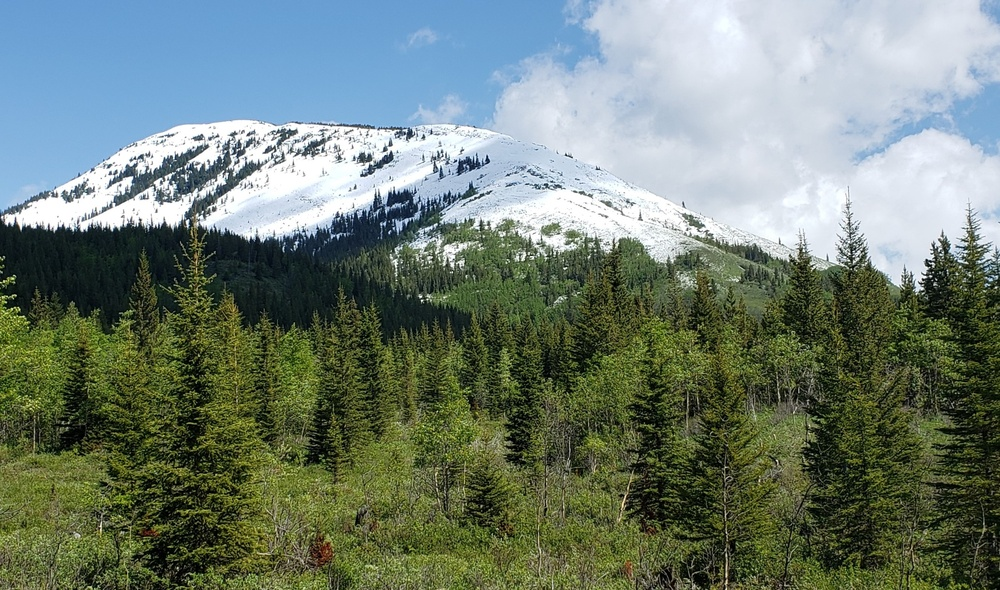
#> input picture images/HilloftheFlowers.jpg, 1000 x 590 px, shrunk from 2657 x 1567 before the run
$ jupyter execute --allow-errors art.ipynb
#> lines starting #> are read from the running program, lines starting #| are printed output that depends on the picture; after the words box and inside, x2 and y2 are one past the last pixel; in counts of white or black regions, pixels touching at a corner belong together
[cell 1]
import cv2
import matplotlib.pyplot as plt
import numpy
from skimage.io import imread
from skimage.filters import gaussian, roberts
from IPython.display import Image, display

[cell 2]
# Load the image
img = cv2.imread('images/HilloftheFlowers.jpg')
#> img is the input picture: shape (590, 1000, 3); mean B, G, R 114.9, 126.1, 111.6

# Apply bilateral filter to smooth the image
smoothed = cv2.bilateralFilter(img, 9, 75, 75)

# Convert the image to grayscale
gray = cv2.cvtColor(smoothed, cv2.COLOR_BGR2GRAY)
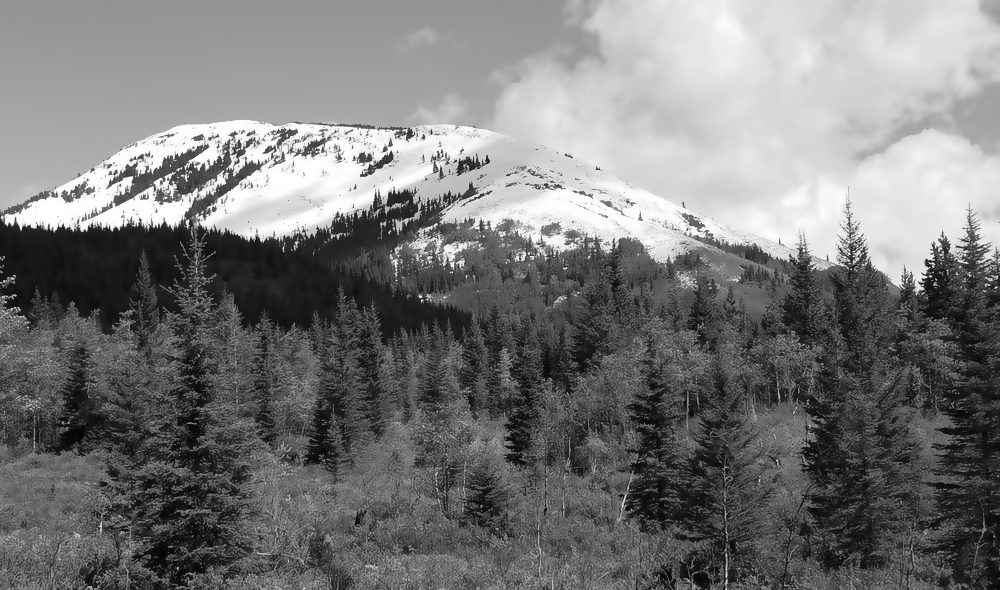
#> gray: shape (590, 1000); min 4, max 255, mean 120.3

# Apply median blur to the grayscale image
blurred = cv2.medianBlur(gray, 7)

# Apply adaptive threshold to create a binary image
thresholded = cv2.adaptiveThreshold(blurred, 255, cv2.ADAPTIVE_THRESH_MEAN_C, cv2.THRESH_BINARY, 11, 2)
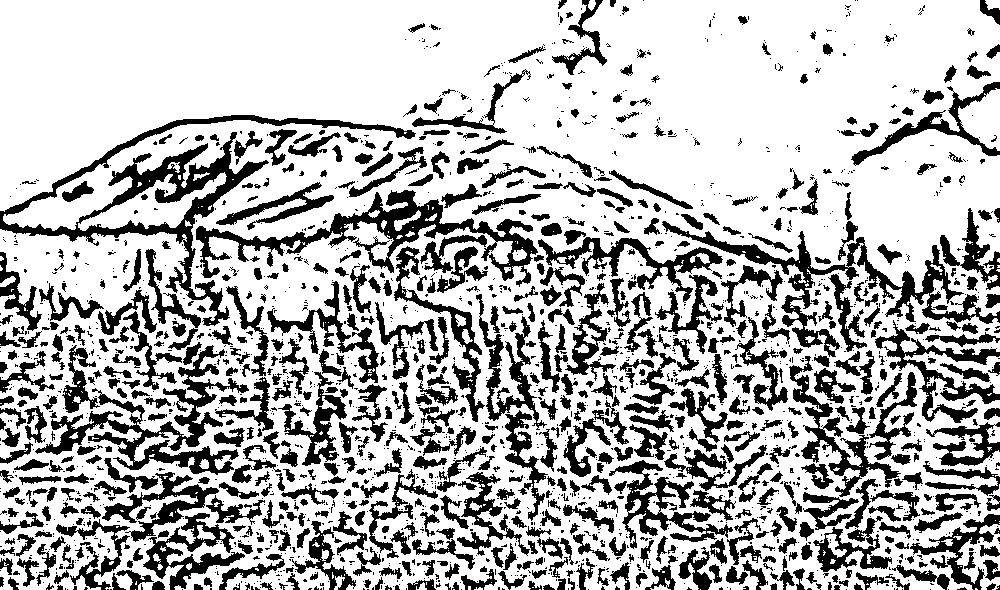
#> thresholded: shape (590, 1000); 71.6% white; 2021 black regions (1337 under 20 px), largest, box (x1, y1, x2, y2) and area: (0, 115, 416, 326) 9747, (196, 190, 538, 287) 6817, (662, 221, 1000, 357) 6170

# Apply a color map to the binary image
painted = cv2.applyColorMap(thresholded, cv2.COLORMAP_BONE)

# Save the output image
cv2.imwrite('output.jpg', painted)
#> Out = True

[cell 3]
img = cv2.imread('images/HilloftheFlowers.jpg')

# Apply a Gaussian blur to smooth out the image
blurred = cv2.GaussianBlur(img, (7, 7), 0)
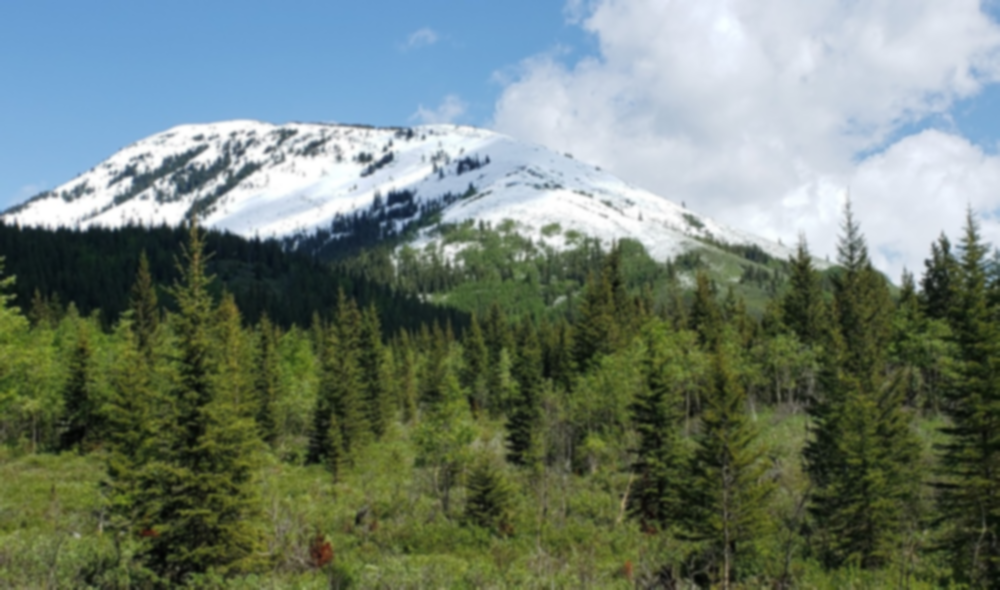
#> blurred: shape (590, 1000, 3); mean B, G, R 114.9, 126.1, 111.6

# Apply the difference of Gaussians (DoG) filter to extract edges
edges = cv2.absdiff(blurred, cv2.GaussianBlur(blurred, (9, 9), 0))
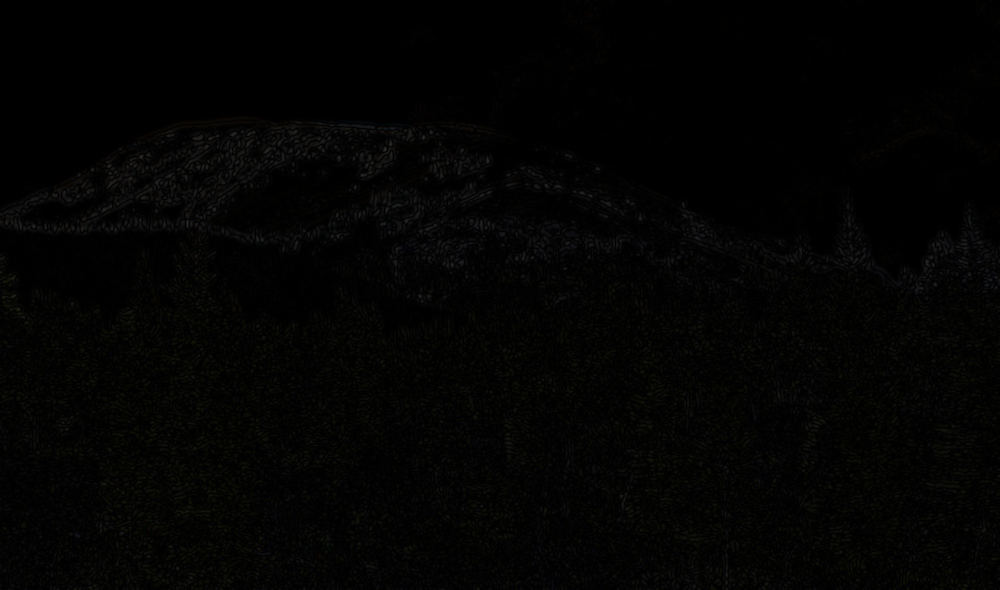
#> edges: shape (590, 1000, 3); mean B, G, R 2.6, 3.2, 3.2

# Invert the edges to create a "sketch" effect
sketch = 255 - edges
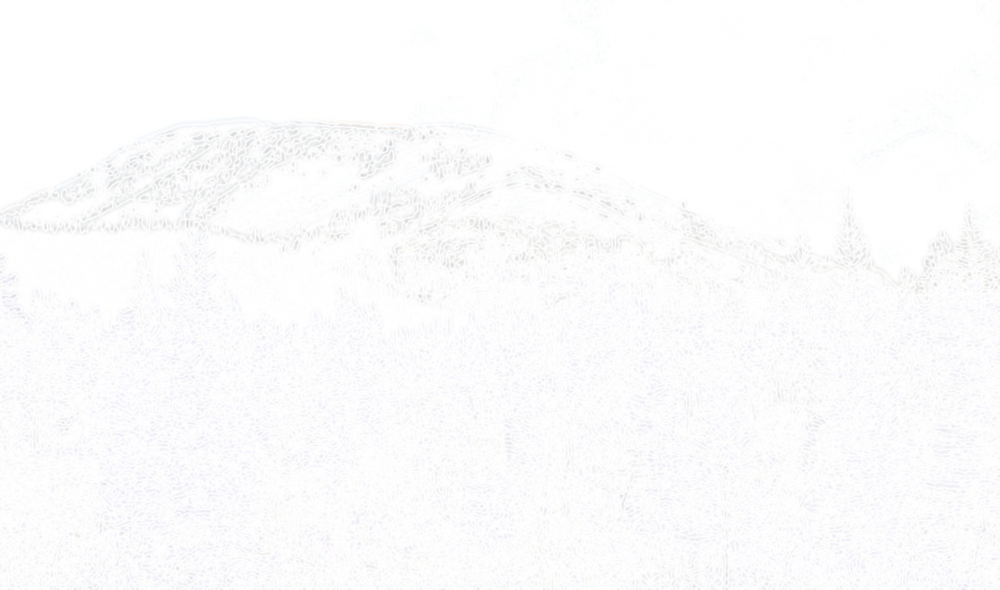
#> sketch: shape (590, 1000, 3); mean B, G, R 252.4, 251.8, 251.8

# Apply a bilateral filter to smooth out the sketch
smoothed = cv2.bilateralFilter(sketch, 15, 75, 75)

# Apply a color map to the smoothed image to create an oil painting effect
#oilpaint = cv2.applyColorMap(smoothed, cv2.COLORMAP_OIL_PAINT)

# Display the original image and the oil painting
cv2.imshow('Original Image', img)
cv2.imshow('Oil Painting', smoothed)
cv2.waitKey(0)
cv2.destroyAllWindows()
cv2.imwrite('output.jpg', smoothed)

cv2.imwrite('output.jpg', smoothed)
#> Out = True

[cell 4]
import cv2

# Load the input image
img = cv2.imread('images/HilloftheFlowers.jpg')

# Convert the input image to grayscale
img = cv2.cvtColor(img, cv2.COLOR_BGR2GRAY)
#> img: shape (590, 1000)

# Apply a median blur to reduce noise
img  = cv2.medianBlur(img , 7)

# Apply a bilateral filter to smooth the edges
img = cv2.bilateralFilter(img , 15, 75, 75)

# Apply a color map to the smoothed image to create an oil painting effect
img = cv2.applyColorMap(img , cv2.COLORMAP_HSV)
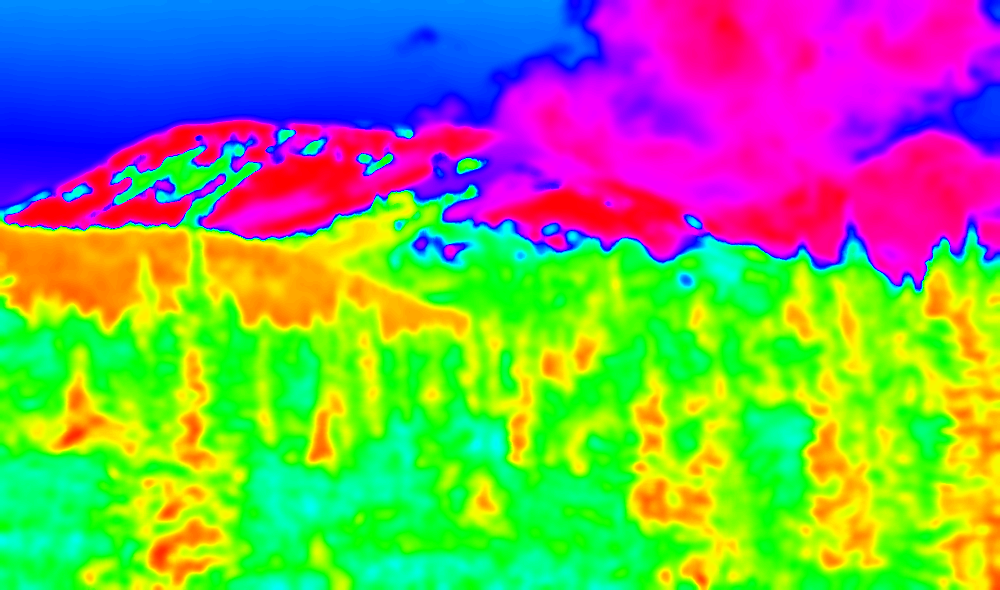
#> img: shape (590, 1000, 3); mean B, G, R 101.2, 156, 124.7

# Display the original image and the oil painting
cv2.imshow('Original Image', img)
#cv2.imshow('Oil Painting', oilpaint)
cv2.waitKey(0)

[cell 5]
# Load the input image
#img = cv2.imread('images/HilloftheFlowers.jpg')

# Apply a Gaussian blur to smooth out the image


img = cv2.imread('images/HilloftheFlowers.jpg')
#cv2.imshow('Original Image', img)
img= cv2.GaussianBlur(img, (3, 3), 0)
img = cv2.medianBlur(img, 21)
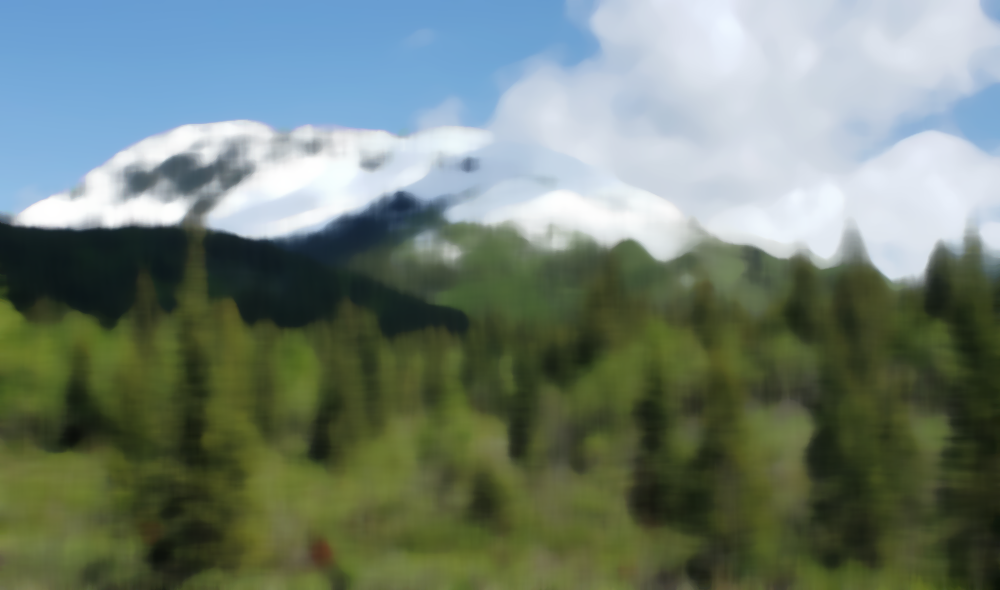
#> img: shape (590, 1000, 3); mean B, G, R 114.9, 126.5, 111.8
img = cv2.cvtColor(img, cv2.COLOR_BGR2HLS_FULL)
#> img: shape (590, 1000, 3); mean of channels 0, 1, 2 94.9, 115.7, 85.4
img = cv2.bilateralFilter(img, 15, 75, 75)
#> img: shape (590, 1000, 3); mean of channels 0, 1, 2 94.9, 115.7, 85.4
#img = cv2.applyColorMap(img, cv2.COLORMAP_BONE)

_, img_encoded = cv2.imencode('.png', img)
display(Image(data=img_encoded))
